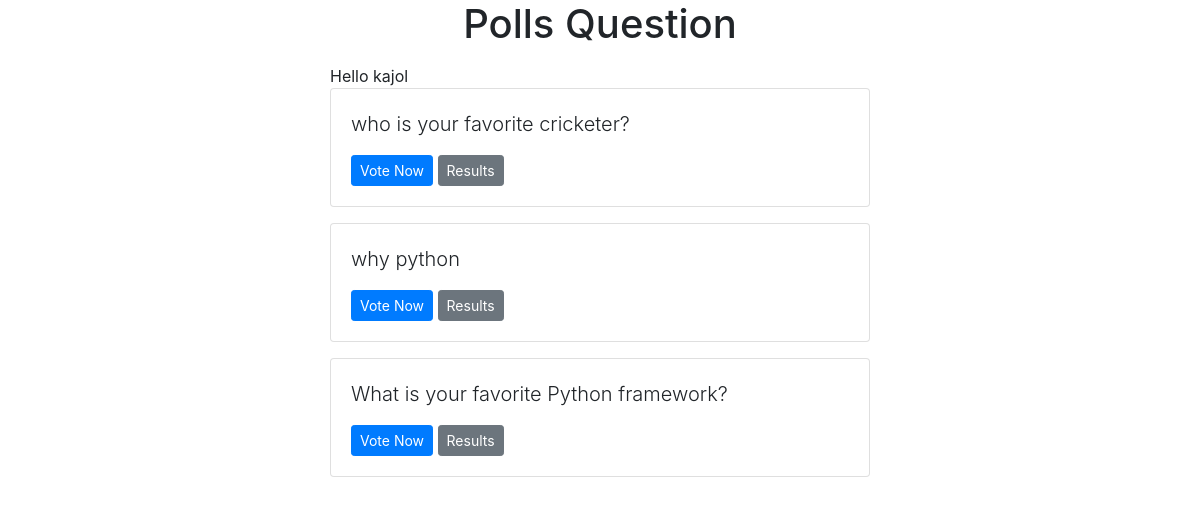
Page /index (signed in) on the committed database.
### polls/models.py (models this page shows, shortened)
class Question(models.Model):
    question_text=models.CharField(max_length=200)
    pub_date=models.DateTimeField('date published')
    voter1 = models.ForeignKey(User, null=True, blank=True, on_delete=models.CASCADE)

### polls/views.py (the view)
# urls.py: path('index', views.index, name='index'),
def index(request):
        latest_question_list = Question.objects.order_by('-pub_date')[:5]
        context = {'latest_question_list': latest_question_list}
        return render(request, 'index.html', context)

### templates/index.html (shortened to what this page needs)
{% extends 'base.html'%}
{% block content %}
    <h1 class="text-center mb-3">Polls Question</h1>
    {% if user.is_authenticated %}
        Hello {{ user.username}}
        {% if latest_question_list %}
        {% for question in latest_question_list %}
    <div class="card mb-3">
        <div class="card-body">
          <p class="lead">{{ question.question_text }}</p>
          <a href=" {% url 'polls:details' question.id %} " class="btn btn-primary btn-sm">Vote Now</a>
          <a href=" {% url 'polls:results' question.id %} " class="btn btn-secondary btn-sm">Results</a>
        </div>
    </div>
        {% endfor %}
    {% else %}
        <p>No polls available</p>
        {%endif %}
    {% endif %}
{% endblock %}

### rows in the picture
Question: question_text "who is your favorite cricketer?"
Question: question_text "why python"
Question: question_text "What is your favorite Python framework?"

### other values in the picture
{{ user.username }} "kajol"
